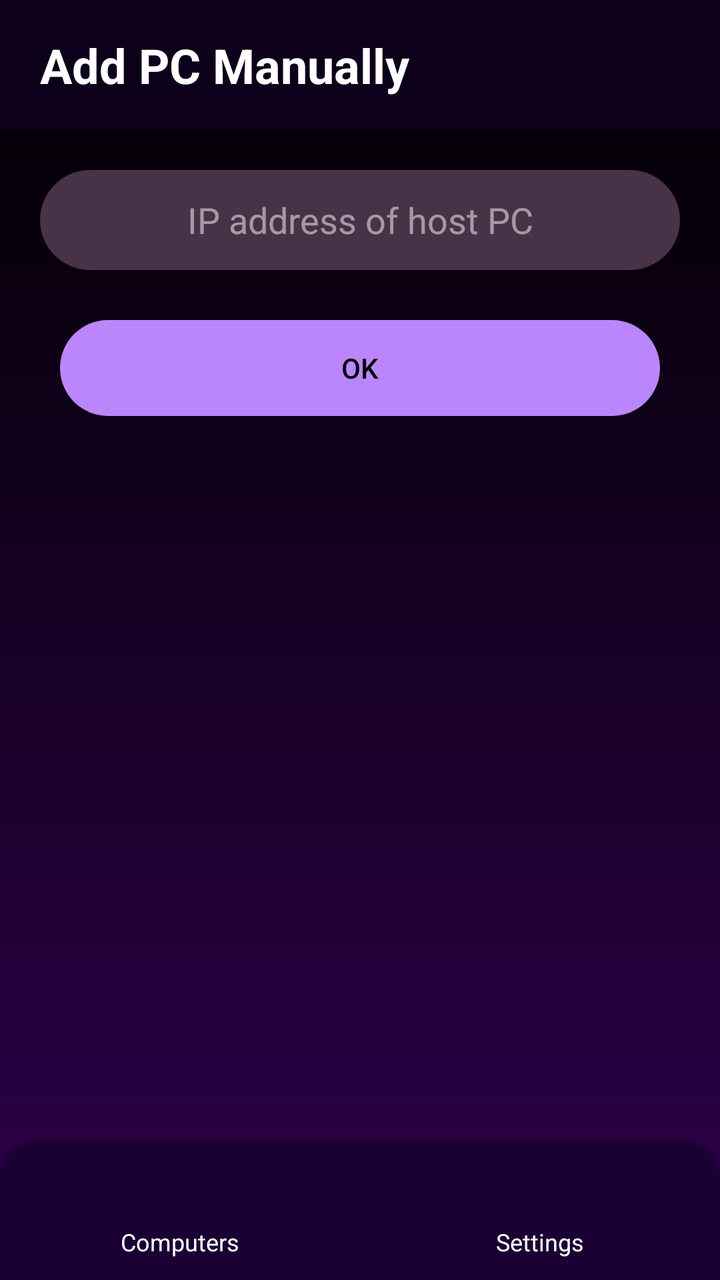
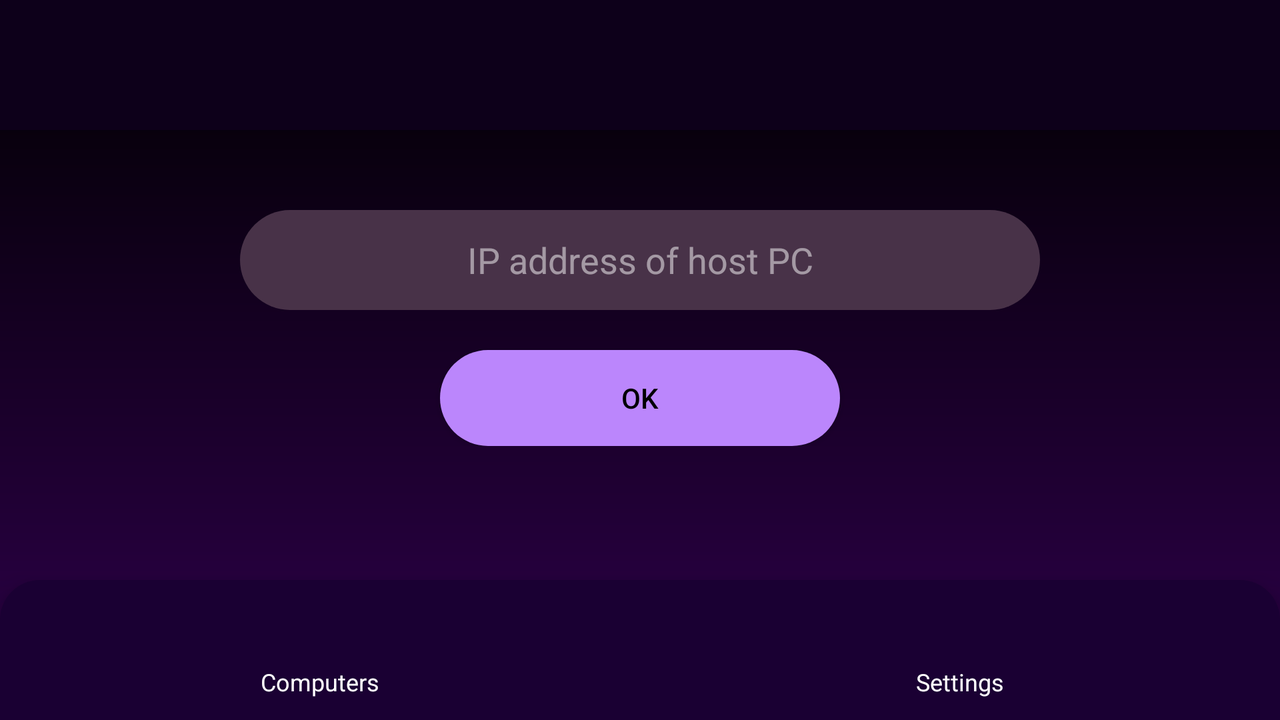

An Android layout and its configuration variant, each rendered on a device that would load it. The default file and the variant file are quoted in full after the pictures.
<!-- AndroidManifest.xml: application theme AppTheme -->
<!-- res/layout/activity_add_computer_manually.xml -->
<?xml version="1.0" encoding="utf-8"?>
<RelativeLayout xmlns:android="http://schemas.android.com/apk/res/android"
    xmlns:tools="http://schemas.android.com/tools"
    android:layout_width="match_parent"
    android:layout_height="match_parent"
    android:background="@drawable/main_background_gradient"
    tools:context=".preferences.AddComputerManually" >

    <RelativeLayout
        android:id="@+id/headerLayout"
        android:layout_width="match_parent"
        android:layout_height="65dp"
        android:background="@color/black_purple"
        android:elevation="4dp">

        <TextView
            android:id="@+id/manuallyAddPcText"
            android:layout_width="wrap_content"
            android:layout_height="wrap_content"
            android:layout_centerVertical="true"
            android:layout_marginStart="20dp"
            android:layout_marginLeft="20dp"
            android:text="@string/title_add_pc"
            android:textColor="#FFFFFF"
            android:textSize="24sp"
            android:textStyle="bold" />
    </RelativeLayout>

    <LinearLayout
        android:layout_width="match_parent"
        android:layout_height="match_parent"
        android:layout_below="@id/headerLayout"
        android:layout_above="@+id/bottom_nav_bar"
        android:orientation="vertical"
        android:padding="20dp">

        <EditText
            android:id="@+id/hostTextView"
            android:layout_width="match_parent"
            android:layout_height="50dp"
            android:layout_marginTop="0dp"
            android:ems="10"
            android:singleLine="true"
            android:preferKeepClear="true"
            android:inputType="textNoSuggestions"
            android:hint="@string/ip_hint"
            android:textColor="#FFFFFF"
            android:textColorHint="#80FFFFFF"
            android:background="@drawable/addpctextbox"
            android:gravity="center">
            <requestFocus />
        </EditText>

        <Button
            android:id="@+id/addPcButton"
            android:layout_width="300dp"
            android:layout_height="wrap_content"
            android:layout_gravity="center_horizontal"
            android:layout_marginTop="25dp"
            android:background="@drawable/addpcbuttonrounded"
            android:backgroundTint="@color/purple_accent"
            android:text="@android:string/ok"
            android:textColor="#000000" />
    </LinearLayout>

    <include layout="@layout/bottom_nav_layout" />

</RelativeLayout>
<!-- res/layout/bottom_nav_layout.xml (included above) -->
<?xml version="1.0" encoding="utf-8"?>
<LinearLayout xmlns:android="http://schemas.android.com/apk/res/android"
    android:id="@+id/bottom_nav_bar"
    android:layout_width="match_parent"
    android:layout_height="wrap_content"
    android:minHeight="70dp"
    android:transitionName="bottom_nav_bar"
    android:layout_alignParentBottom="true"
    android:background="@drawable/navigation"
    android:orientation="horizontal"
    android:gravity="center"
    android:elevation="8dp">

    
    <LinearLayout
        android:id="@+id/nav_computers"
        android:layout_width="0dp"
        android:layout_height="match_parent"
        android:layout_weight="1"
        android:gravity="center"
        android:orientation="vertical"
        android:clickable="true"
        android:focusable="true"
        android:background="?android:attr/selectableItemBackground">

        <ImageView
            android:id="@+id/nav_computers_icon"
            android:layout_width="28dp"
            android:layout_height="28dp"
            android:src="@drawable/ic_computer" />

        <TextView
            android:id="@+id/nav_computers_text"
            android:layout_width="wrap_content"
            android:layout_height="wrap_content"
            android:text="Computers"
            android:textColor="#FFFFFF"
            android:textSize="12sp"
            android:layout_marginTop="4dp" />
    </LinearLayout>

    
    <LinearLayout
        android:id="@+id/nav_settings"
        android:layout_width="0dp"
        android:layout_height="match_parent"
        android:layout_weight="1"
        android:gravity="center"
        android:orientation="vertical"
        android:clickable="true"
        android:focusable="true"
        android:background="?android:attr/selectableItemBackground">

        <ImageView
            android:id="@+id/nav_settings_icon"
            android:layout_width="28dp"
            android:layout_height="28dp"
            android:src="@drawable/ic_settings" />

        <TextView
            android:id="@+id/nav_settings_text"
            android:layout_width="wrap_content"
            android:layout_height="wrap_content"
            android:text="Settings"
            android:textColor="#FFFFFF"
            android:textSize="12sp"
            android:layout_marginTop="4dp" />
    </LinearLayout>

</LinearLayout>
<!-- resources referenced by this layout -->
<resources>
  <color name="black_purple">#0D001A</color>
  <color name="purple_accent">#BB86FC</color>
  <!-- drawable addpcbuttonrounded (drawable) -->
  <shape
      xmlns:android="http://schemas.android.com/apk/res/android"
      >
  
      <solid
          android:color="#6C3BAA"/>
  
      <corners
          android:radius="100dp"/>
  
  </shape>
  <!-- drawable addpctextbox (drawable) -->
  <shape
      xmlns:android="http://schemas.android.com/apk/res/android"
      >
  
      <solid
          android:color="#483248"/>
  
      <corners
          android:radius="100dp"/>
  
  </shape>
  <!-- drawable main_background_gradient (drawable) -->
  <?xml version="1.0" encoding="utf-8"?>
  <shape xmlns:android="http://schemas.android.com/apk/res/android">
      <gradient
          android:startColor="#000000"
          android:endColor="#2E004B"
          android:angle="270"
          android:type="linear" />
  </shape>
  <!-- drawable navigation (drawable) -->
  <?xml version="1.0" encoding="utf-8"?>
  <shape xmlns:android="http://schemas.android.com/apk/res/android">
      <solid android:color="@color/dark_purple"/>
      <corners
          android:topLeftRadius="20dp"
          android:topRightRadius="20dp"/>
  </shape>
  <string name="ip_hint">IP address of host PC</string>
  <string name="title_add_pc">Add PC Manually</string>
  <style name="AppTheme" parent="AppBaseTheme">
          
          <item name="android:windowActionBar">false</item>
          <item name="android:windowNoTitle">true</item>
          <item name="android:windowBackground">@drawable/main_background_gradient</item>
          <item name="android:windowContentTransitions">true</item>
      </style>
  <color name="dark_purple">#1A0033</color>
  <!-- from res/values-v29/ -->
  <style name="AppBaseTheme" parent="android:Theme.Material">
          <item name="android:navigationBarColor">@android:color/transparent</item>
          <item name="android:statusBarColor">@android:color/transparent</item>
          
          <item name="android:forceDarkAllowed">false</item>
          <item name="android:alertDialogTheme">@style/CustomAlertDialog</item>
      </style>
  <!-- from res/values-v21/ -->
  <style name="CustomAlertDialog" parent="android:Theme.Material.Dialog.Alert">
          <item name="android:windowBackground">@android:color/transparent</item>
          <item name="android:background">@drawable/dialog_rounded_bg</item>
          <item name="android:buttonBarButtonStyle">@style/PurpleDialogButton</item>
      </style>
  <!-- drawable dialog_rounded_bg (drawable) -->
  <?xml version="1.0" encoding="utf-8"?>
  <shape xmlns:android="http://schemas.android.com/apk/res/android">
      <solid android:color="@color/black_purple" />
      <corners android:radius="24dp" />
  </shape>
  <!-- from res/values-v21/ -->
  <style name="PurpleDialogButton" parent="android:Widget.Material.Button.Borderless.Colored">
          <item name="android:textColor">@color/purple_accent</item>
      </style>
</resources>
<!-- res/layout-land/activity_add_computer_manually.xml (the repository's variant of the layout above) -->
<!-- drawn on the phone turned sideways -->
<?xml version="1.0" encoding="utf-8"?>
<RelativeLayout xmlns:android="http://schemas.android.com/apk/res/android"
    xmlns:tools="http://schemas.android.com/tools"
    android:layout_width="match_parent"
    android:layout_height="match_parent"
    android:background="@drawable/main_background_gradient"
    tools:context=".preferences.AddComputerManually" >

    <RelativeLayout
        android:id="@+id/headerLayout"
        android:layout_width="match_parent"
        android:layout_height="65dp"
        android:background="@color/black_purple"
        android:elevation="4dp">
    </RelativeLayout>

    <LinearLayout
        android:layout_width="match_parent"
        android:layout_height="wrap_content"
        android:layout_below="@id/headerLayout"
        android:layout_centerVertical="true"
        android:orientation="vertical"
        android:padding="40dp">

        <EditText
            android:id="@+id/hostTextView"
            android:layout_width="400dp"
            android:layout_height="50dp"
            android:layout_gravity="center_horizontal"
            android:ems="10"
            android:singleLine="true"
            android:preferKeepClear="true"
            android:inputType="textNoSuggestions"
            android:hint="@string/ip_hint"
            android:textColor="#FFFFFF"
            android:textColorHint="#80FFFFFF"
            android:background="@drawable/addpctextbox"
            android:gravity="center">
            <requestFocus />
        </EditText>

        <Button
            android:id="@+id/addPcButton"
            android:layout_width="200dp"
            android:layout_height="wrap_content"
            android:layout_gravity="center_horizontal"
            android:layout_marginTop="20dp"
            android:background="@drawable/addpcbuttonrounded"
            android:backgroundTint="@color/purple_accent"
            android:text="@android:string/ok"
            android:textColor="#000000" />
    </LinearLayout>

    <include layout="@layout/bottom_nav_layout" />

</RelativeLayout>
<!-- resources referenced by the variant -->
<!-- as the phone turned sideways resolves them -->
<resources>
  <color name="black_purple">#0D001A</color>
  <color name="purple_accent">#BB86FC</color>
  <!-- drawable addpcbuttonrounded (drawable) -->
  <shape
      xmlns:android="http://schemas.android.com/apk/res/android"
      >
  
      <solid
          android:color="#6C3BAA"/>
  
      <corners
          android:radius="100dp"/>
  
  </shape>
  <!-- drawable addpctextbox (drawable) -->
  <shape
      xmlns:android="http://schemas.android.com/apk/res/android"
      >
  
      <solid
          android:color="#483248"/>
  
      <corners
          android:radius="100dp"/>
  
  </shape>
  <!-- drawable main_background_gradient (drawable) -->
  <?xml version="1.0" encoding="utf-8"?>
  <shape xmlns:android="http://schemas.android.com/apk/res/android">
      <gradient
          android:startColor="#000000"
          android:endColor="#2E004B"
          android:angle="270"
          android:type="linear" />
  </shape>
  <!-- drawable navigation (drawable) -->
  <?xml version="1.0" encoding="utf-8"?>
  <shape xmlns:android="http://schemas.android.com/apk/res/android">
      <solid android:color="@color/dark_purple"/>
      <corners
          android:topLeftRadius="20dp"
          android:topRightRadius="20dp"/>
  </shape>
  <string name="ip_hint">IP address of host PC</string>
  <style name="AppTheme" parent="AppBaseTheme">
          
          <item name="android:windowActionBar">false</item>
          <item name="android:windowNoTitle">true</item>
          <item name="android:windowBackground">@drawable/main_background_gradient</item>
          <item name="android:windowContentTransitions">true</item>
      </style>
  <color name="dark_purple">#1A0033</color>
  <!-- from res/values-v29/ -->
  <style name="AppBaseTheme" parent="android:Theme.Material">
          <item name="android:navigationBarColor">@android:color/transparent</item>
          <item name="android:statusBarColor">@android:color/transparent</item>
          
          <item name="android:forceDarkAllowed">false</item>
          <item name="android:alertDialogTheme">@style/CustomAlertDialog</item>
      </style>
  <!-- from res/values-v21/ -->
  <style name="CustomAlertDialog" parent="android:Theme.Material.Dialog.Alert">
          <item name="android:windowBackground">@android:color/transparent</item>
          <item name="android:background">@drawable/dialog_rounded_bg</item>
          <item name="android:buttonBarButtonStyle">@style/PurpleDialogButton</item>
      </style>
  <!-- drawable dialog_rounded_bg (drawable) -->
  <?xml version="1.0" encoding="utf-8"?>
  <shape xmlns:android="http://schemas.android.com/apk/res/android">
      <solid android:color="@color/black_purple" />
      <corners android:radius="24dp" />
  </shape>
  <!-- from res/values-v21/ -->
  <style name="PurpleDialogButton" parent="android:Widget.Material.Button.Borderless.Colored">
          <item name="android:textColor">@color/purple_accent</item>
      </style>
</resources>
